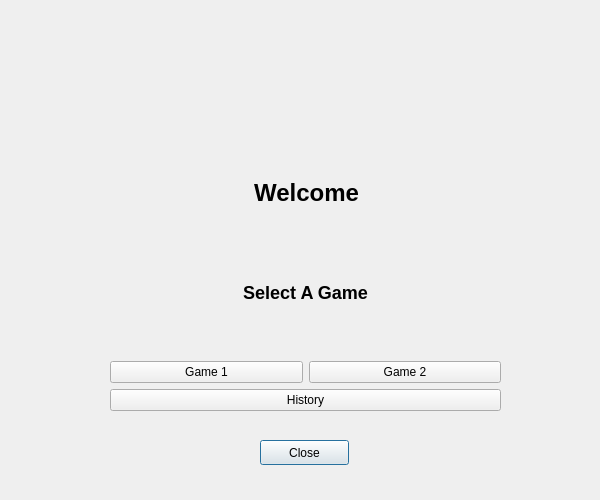
<?xml version="1.0" encoding="UTF-8"?>
<ui version="4.0">
 <class>Home</class>
 <widget class="QDialog" name="Home">
  <property name="geometry">
   <rect>
    <x>0</x>
    <y>0</y>
    <width>600</width>
    <height>500</height>
   </rect>
  </property>
  <property name="windowTitle">
   <string>Dialog</string>
  </property>
  <widget class="QPushButton" name="backButton">
   <property name="geometry">
    <rect>
     <x>260</x>
     <y>440</y>
     <width>89</width>
     <height>25</height>
    </rect>
   </property>
   <property name="text">
    <string>Close</string>
   </property>
  </widget>
  <widget class="QWidget" name="">
   <property name="geometry">
    <rect>
     <x>110</x>
     <y>230</y>
     <width>391</width>
     <height>181</height>
    </rect>
   </property>
   <layout class="QVBoxLayout" name="verticalLayout">
    <item>
     <widget class="QLabel" name="label">
      <property name="text">
       <string>&lt;h2&gt;Select A Game&lt;/h2&gt;</string>
      </property>
      <property name="alignment">
       <set>Qt::AlignCenter</set>
      </property>
     </widget>
    </item>
    <item>
     <layout class="QHBoxLayout" name="horizontalLayout_2">
      <item>
       <widget class="QPushButton" name="game1Button">
        <property name="text">
         <string>Game 1</string>
        </property>
       </widget>
      </item>
      <item>
       <widget class="QPushButton" name="game2Button">
        <property name="text">
         <string>Game 2</string>
        </property>
       </widget>
      </item>
     </layout>
    </item>
    <item>
     <widget class="QPushButton" name="historyButton">
      <property name="text">
       <string>History</string>
      </property>
     </widget>
    </item>
   </layout>
  </widget>
  <widget class="QWidget" name="">
   <property name="geometry">
    <rect>
     <x>111</x>
     <y>71</y>
     <width>391</width>
     <height>161</height>
    </rect>
   </property>
   <layout class="QVBoxLayout" name="verticalLayout_2">
    <item>
     <widget class="QLabel" name="profilePictureLabel">
      <property name="text">
       <string>&lt;html&gt;&lt;head/&gt;&lt;body&gt;&lt;p&gt;&lt;br/&gt;&lt;/p&gt;&lt;/body&gt;&lt;/html&gt;</string>
      </property>
      <property name="scaledContents">
       <bool>false</bool>
      </property>
      <property name="alignment">
       <set>Qt::AlignCenter</set>
      </property>
     </widget>
    </item>
    <item>
     <widget class="QLabel" name="welcomeLabel">
      <property name="styleSheet">
       <string notr="true"/>
      </property>
      <property name="text">
       <string notr="true">&lt;html&gt;&lt;head/&gt;&lt;body&gt;&lt;p align=&quot;center&quot;&gt;&lt;span style=&quot; font-size:xx-large; font-weight:600;&quot;&gt;Welcome&lt;/span&gt;&lt;/p&gt;&lt;/body&gt;&lt;/html&gt;</string>
      </property>
      <property name="alignment">
       <set>Qt::AlignCenter</set>
      </property>
     </widget>
    </item>
   </layout>
  </widget>
 </widget>
 <resources/>
 <connections/>
</ui>
